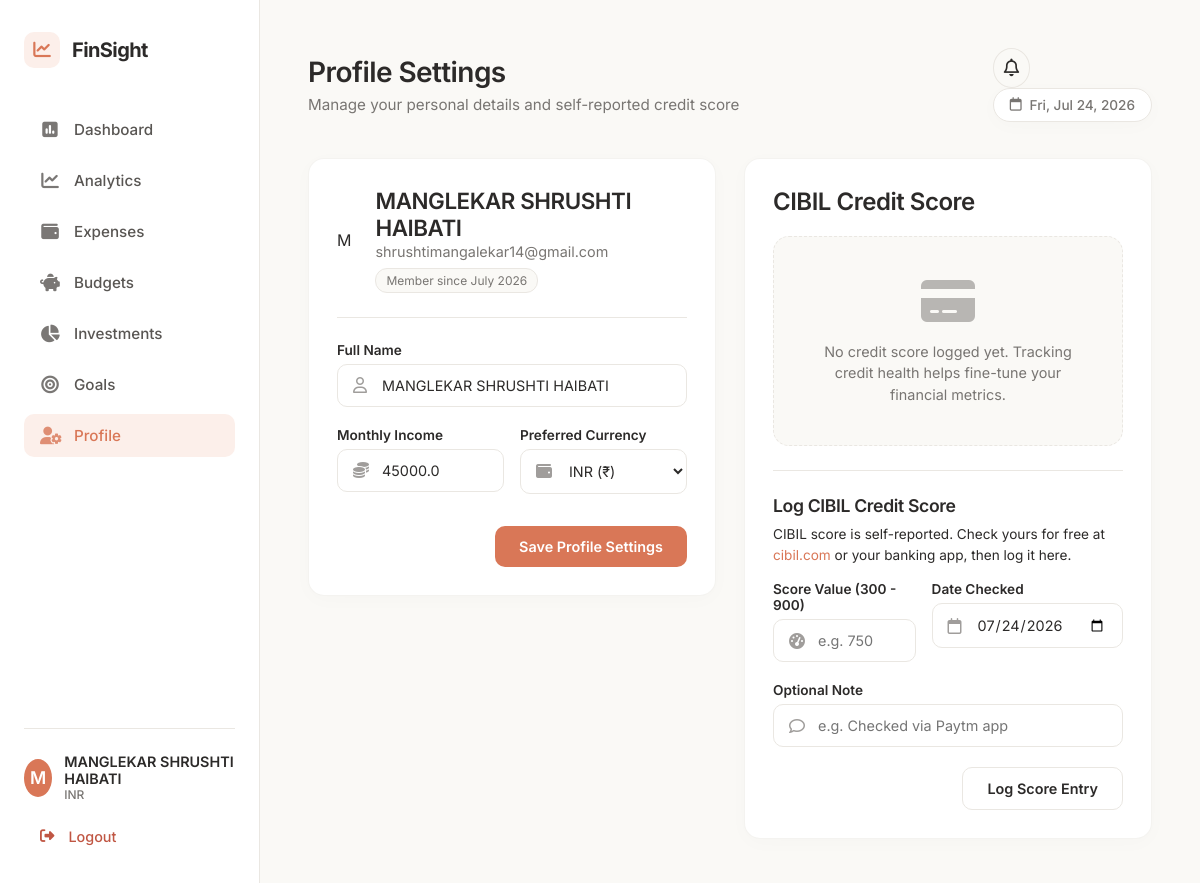
The page /profile (signed in) on the database as committed earlier.
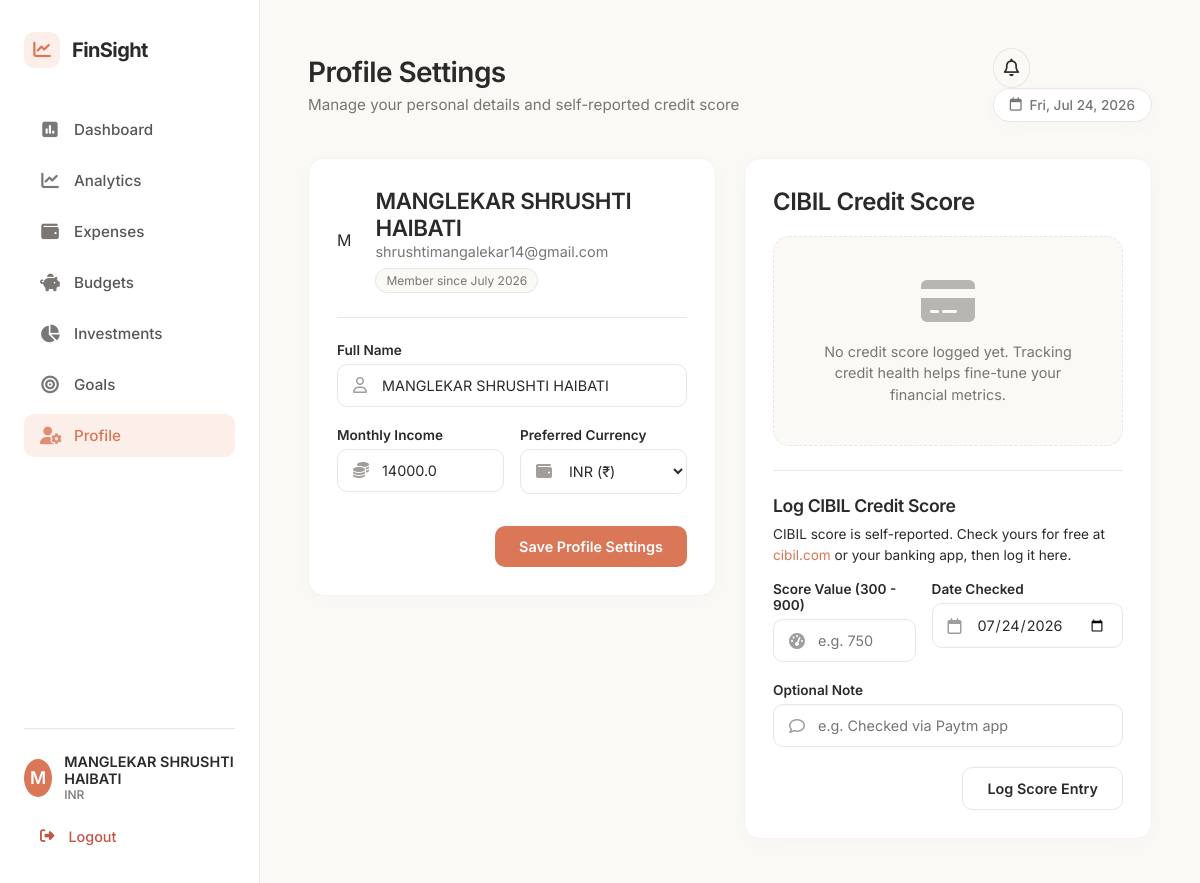
The same page on the database as committed later.
### models.py (models this page shows, shortened)
class User(db.Model):
    __tablename__ = 'users'
    id = db.Column(db.Integer, primary_key=True)
    name = db.Column(db.String(100), nullable=False)
    email = db.Column(db.String(120), unique=True, nullable=False, index=True)
    password_hash = db.Column(db.String(255), nullable=False)
    monthly_income = db.Column(db.Float, default=0.0, nullable=False)
    currency = db.Column(db.String(10), default='INR', nullable=False)
    created_at = db.Column(db.DateTime, default=datetime.utcnow, nullable=False)
    categories = db.relationship('Category', backref='user', lazy=True, cascade="all, delete-orphan")
    transactions = db.relationship('Transaction', backref='user', lazy=True, cascade="all, delete-orphan")
    budgets = db.relationship('Budget', backref='user', lazy=True, cascade="all, delete-orphan")
    investments = db.relationship('Investment', backref='user', lazy=True, cascade="all, delete-orphan")
    goals = db.relationship('Goal', backref='user', lazy=True, cascade="all, delete-orphan")
    cibil_scores = db.relationship('CibilScore', backref='user', lazy=True, cascade="all, delete-orphan")

### app.py (the view, shortened to what this page needs)
@app.route('/profile', methods=['GET', 'POST'])
@login_required
def profile():
    cibil_scores = CibilScore.query.filter_by(user_id=g.user.id).order_by(CibilScore.recorded_date.asc()).all()
    latest_cibil = CibilScore.query.filter_by(user_id=g.user.id).order_by(CibilScore.recorded_date.desc(), CibilScore.id.desc()).first()
    cibil_band = None
    cibil_color = "secondary"
    today_str = datetime.date.today().strftime('%Y-%m-%d')
    return render_template(
        'profile.html',
        cibil_scores=cibil_scores,
        latest_cibil=latest_cibil,
        cibil_band=cibil_band,
        cibil_color=cibil_color,
        today_str=today_str
    )

### app.py (called while the page is built)
def login_required(f):
    @wraps(f)
    def decorated_function(*args, **kwargs):
        if 'user_id' not in session:
            flash('Please login to access this page.', 'warning')
            return redirect(url_for('login', next=request.url))
        return f(*args, **kwargs)
    return decorated_function

@app.before_request
def load_logged_in_user():
    user_id = session.get('user_id')
    if user_id is None:
        g.user = None
    else:
        g.user = User.query.get(user_id)

@app.context_processor
def inject_notifications():
    if 'user_id' in session and g.user:
        notifs = Notification.query.filter_by(user_id=g.user.id).order_by(Notification.created_at.desc()).limit(8).all()
        unread_count = Notification.query.filter_by(user_id=g.user.id, is_read=False).count()
        return dict(recent_notifications=notifs, unread_notifications_count=unread_count)
    return dict(recent_notifications=[], unread_notifications_count=0)

### templates/profile.html (shortened to what the changed rows need)
{% extends 'base.html' %}
{% block header_title %}Profile Settings{% endblock %}
{% block content %}
<div class="profile-layout grid-2 animate-fade-in-up">
    <div class="card profile-card">
        <div class="profile-header-summary">
            <div class="profile-avatar-large">
                {{ g.user.name[0] | upper if g.user.name else 'U' }}
            </div>
            <div class="profile-meta">
                <h2>{{ g.user.name }}</h2>
                <p class="profile-email">{{ g.user.email }}</p>
                <span class="member-since">Member since {{ g.user.created_at.strftime('%B %Y') }}</span>
            </div>
        </div>
        <form method="POST" action="{{ url_for('profile') }}" class="profile-form">
            <div class="form-group">
                <div class="input-wrapper">
                    <i class="fa-regular fa-user input-icon"></i>
                    <input type="text" id="profile_name" name="name" value="{{ g.user.name }}" required placeholder="John Doe">
                </div>
            </div>
            <div class="form-row">
                <div class="form-group col-6">
                    <div class="input-wrapper">
                        <i class="fa-solid fa-coins input-icon"></i>
                        <input type="number" id="profile_income" name="monthly_income" value="{{ g.user.monthly_income }}" required min="0" step="any">
                    </div>
                </div>
                <div class="form-group col-6">
                    <div class="input-wrapper">
                        <i class="fa-solid fa-wallet input-icon"></i>
                        <select id="profile_currency" name="currency" required>
                            <option value="INR" {% if g.user.currency == 'INR' %}selected{% endif %}>INR (₹)</option>
                        </select>
                    </div>
                </div>
            </div>
        </form>
    </div>
    <div class="card credit-score-card">
        <h2>CIBIL Credit Score</h2>
    </div>
</div>
{% endblock %}

### templates/base.html (shortened to what the changed rows need)
<!DOCTYPE html>
<html lang="en">
<head>
    <link rel="stylesheet" href="https://cdnjs.cloudflare.com/ajax/libs/font-awesome/6.4.0/css/all.min.css">
    <link rel="stylesheet" href="{{ url_for('static', filename='css/style.css') }}">
</head>
<body>
    <div class="app-container {% if not g.user %}auth-layout{% endif %}">
        {% if g.user %}
        <aside class="sidebar">
            <div class="sidebar-header">
                <div class="logo">
                    <span class="logo-icon"><i class="fa-solid fa-chart-line"></i></span>
                    <span class="logo-text">FinSight</span>
                </div>
            </div>
            <nav class="sidebar-nav">
                <a href="{{ url_for('dashboard') }}" class="nav-item {% if request.path == '/dashboard' %}active{% endif %}">
                    <i class="fa-solid fa-square-poll-vertical"></i>
                    <span>Dashboard</span>
                </a>
                <a href="{{ url_for('analytics') }}" class="nav-item {% if request.path == '/analytics' %}active{% endif %}">
                    <i class="fa-solid fa-chart-line"></i>
                    <span>Analytics</span>
                </a>
                <a href="{{ url_for('expenses') }}" class="nav-item {% if request.path == '/expenses' %}active{% endif %}">
                    <i class="fa-solid fa-wallet"></i>
                    <span>Expenses</span>
                </a>
                <a href="{{ url_for('budgets') }}" class="nav-item {% if request.path.startswith('/budgets') %}active{% endif %}">
                    <i class="fa-solid fa-piggy-bank"></i>
                    <span>Budgets</span>
                </a>
                <a href="{{ url_for('investments') }}" class="nav-item {% if request.path.startswith('/investments') %}active{% endif %}">
                    <i class="fa-solid fa-chart-pie"></i>
                    <span>Investments</span>
                </a>
                <a href="{{ url_for('goals') }}" class="nav-item {% if request.path.startswith('/goals') %}active{% endif %}">
                    <i class="fa-solid fa-bullseye"></i>
                    <span>Goals</span>
                </a>
                <a href="{{ url_for('profile') }}" class="nav-item {% if request.path == '/profile' %}active{% endif %}">
                    <i class="fa-solid fa-user-gear"></i>
                    <span>Profile</span>
                </a>
            </nav>
            <div class="sidebar-footer">
                <div class="user-pill">
                    <div class="user-avatar">
                        {{ g.user.name[0] | upper if g.user.name else 'U' }}
                    </div>
                    <div class="user-info">
                        <span class="user-name">{{ g.user.name }}</span>
                        <span class="user-currency">{{ g.user.currency }}</span>
                    </div>
                </div>
                <a href="{{ url_for('logout') }}" class="logout-btn">
                    <i class="fa-solid fa-right-from-bracket"></i>
                    <span>Logout</span>
                </a>
            </div>
        </aside>
        {% endif %}
        <main class="main-content">
            {% if g.user %}
            <header class="main-header">
                <div class="header-title">
                    <h1>{% block header_title %}Dashboard{% endblock %}</h1>
                </div>
            </header>
            {% endif %}
            <div class="content-body">
                {% block content %}{% endblock %}
            </div>
        </main>
    </div>
</body>
</html>

Rows that differ between the two databases and show on the page:
changed User "MANGLEKAR SHRUSHTI HAIBATI": monthly_income "45000.0" → "14000.0"
